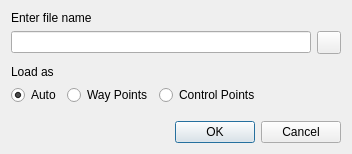
<?xml version="1.0" encoding="UTF-8"?>
<ui version="4.0">
 <class>DialogLoadPointSet</class>
 <widget class="QDialog" name="DialogLoadPointSet">
  <property name="geometry">
   <rect>
    <x>0</x>
    <y>0</y>
    <width>352</width>
    <height>194</height>
   </rect>
  </property>
  <property name="windowTitle">
   <string>Load Point Set</string>
  </property>
  <layout class="QVBoxLayout" name="verticalLayout">
   <property name="sizeConstraint">
    <enum>QLayout::SetFixedSize</enum>
   </property>
   <item>
    <widget class="QLabel" name="label">
     <property name="text">
      <string>Enter file name</string>
     </property>
    </widget>
   </item>
   <item>
    <layout class="QHBoxLayout" name="horizontalLayout">
     <item>
      <widget class="QLineEdit" name="lineEditFileName">
       <property name="minimumSize">
        <size>
         <width>300</width>
         <height>0</height>
        </size>
       </property>
      </widget>
     </item>
     <item>
      <widget class="QToolButton" name="toolButtonOpen">
       <property name="text">
        <string/>
       </property>
       <property name="icon">
        <iconset resource="freeview.qrc">
         <normaloff>:/resource/icons/file_open_16.png</normaloff>:/resource/icons/file_open_16.png</iconset>
       </property>
      </widget>
     </item>
    </layout>
   </item>
   <item>
    <spacer name="verticalSpacer_2">
     <property name="orientation">
      <enum>Qt::Vertical</enum>
     </property>
     <property name="sizeType">
      <enum>QSizePolicy::Fixed</enum>
     </property>
     <property name="sizeHint" stdset="0">
      <size>
       <width>20</width>
       <height>5</height>
      </size>
     </property>
    </spacer>
   </item>
   <item>
    <widget class="QLabel" name="label_2">
     <property name="text">
      <string>Load as</string>
     </property>
    </widget>
   </item>
   <item>
    <layout class="QHBoxLayout" name="horizontalLayout_2">
     <item>
      <widget class="QRadioButton" name="radioButtonAuto">
       <property name="text">
        <string>Auto</string>
       </property>
       <property name="checked">
        <bool>true</bool>
       </property>
      </widget>
     </item>
     <item>
      <widget class="QRadioButton" name="radioButtonWayPoint">
       <property name="text">
        <string>Way Points</string>
       </property>
      </widget>
     </item>
     <item>
      <widget class="QRadioButton" name="radioButtonControlPoint">
       <property name="text">
        <string>Control Points</string>
       </property>
      </widget>
     </item>
     <item>
      <spacer name="horizontalSpacer">
       <property name="orientation">
        <enum>Qt::Horizontal</enum>
       </property>
       <property name="sizeHint" stdset="0">
        <size>
         <width>40</width>
         <height>20</height>
        </size>
       </property>
      </spacer>
     </item>
    </layout>
   </item>
   <item>
    <spacer name="verticalSpacer">
     <property name="orientation">
      <enum>Qt::Vertical</enum>
     </property>
     <property name="sizeHint" stdset="0">
      <size>
       <width>20</width>
       <height>10</height>
      </size>
     </property>
    </spacer>
   </item>
   <item>
    <widget class="QDialogButtonBox" name="buttonBox">
     <property name="orientation">
      <enum>Qt::Horizontal</enum>
     </property>
     <property name="standardButtons">
      <set>QDialogButtonBox::Cancel|QDialogButtonBox::Ok</set>
     </property>
    </widget>
   </item>
  </layout>
 </widget>
 <resources>
  <include location="freeview.qrc"/>
 </resources>
 <connections>
  <connection>
   <sender>buttonBox</sender>
   <signal>rejected()</signal>
   <receiver>DialogLoadPointSet</receiver>
   <slot>reject()</slot>
   <hints>
    <hint type="sourcelabel">
     <x>334</x>
     <y>184</y>
    </hint>
    <hint type="destinationlabel">
     <x>286</x>
     <y>193</y>
    </hint>
   </hints>
  </connection>
  <connection>
   <sender>buttonBox</sender>
   <signal>accepted()</signal>
   <receiver>DialogLoadPointSet</receiver>
   <slot>OnOK()</slot>
   <hints>
    <hint type="sourcelabel">
     <x>234</x>
     <y>174</y>
    </hint>
    <hint type="destinationlabel">
     <x>0</x>
     <y>85</y>
    </hint>
   </hints>
  </connection>
  <connection>
   <sender>toolButtonOpen</sender>
   <signal>clicked()</signal>
   <receiver>DialogLoadPointSet</receiver>
   <slot>OnButtonOpen()</slot>
   <hints>
    <hint type="sourcelabel">
     <x>324</x>
     <y>47</y>
    </hint>
    <hint type="destinationlabel">
     <x>321</x>
     <y>76</y>
    </hint>
   </hints>
  </connection>
 </connections>
 <slots>
  <slot>OnOK()</slot>
  <slot>OnButtonOpen()</slot>
 </slots>
</ui>
